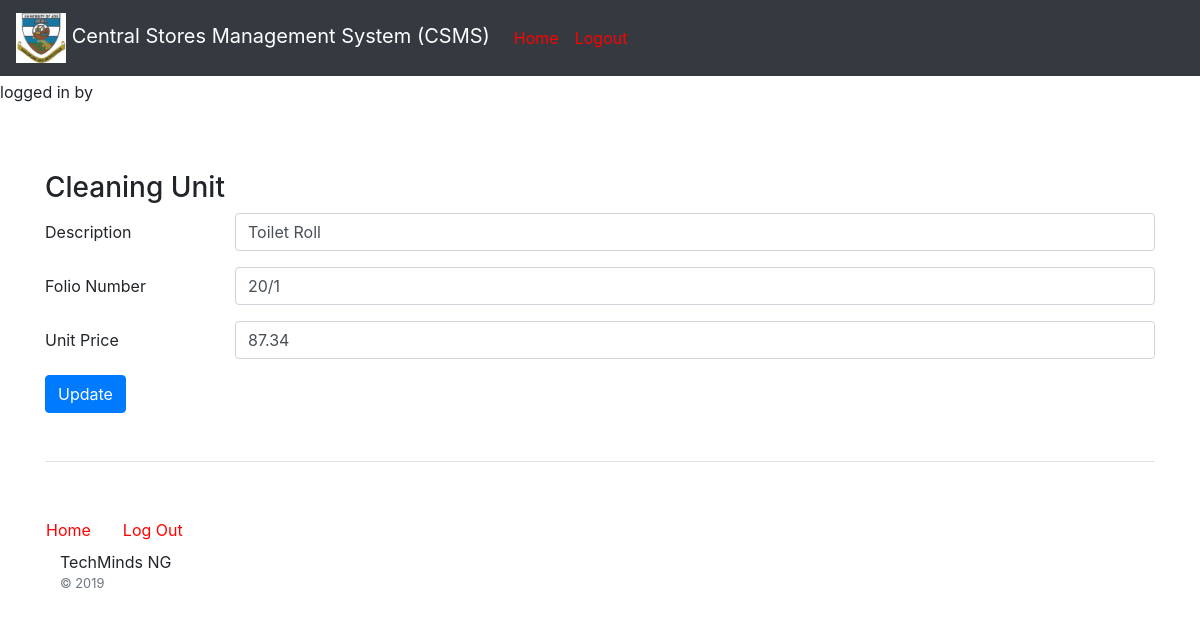
The page /edit_inventory.php?inv_name=cleaning&id=1 on the database its author committed.
### tables this page shows
CREATE TABLE `cleaning` (
  `id` int(6) NOT NULL,
  `description` varchar(30) NOT NULL,
  `folio_number` varchar(30) NOT NULL,
  `amount` float NOT NULL
);

### edit_inventory.php (the view, shortened to what this page needs)
<?php
  include("config/connection.php");
  $inv_name = $_GET['inv_name'];
  $id = $_GET['id'];
  $query = "SELECT * FROM `".$inv_name."` WHERE id=".$id;
  $item = $dbc->query($query) or die($dbc->error.__LINE__);
  $row = $item->fetch_assoc();
?>
<!DOCTYPE html>
<html lang="en">
  <?php include("headers/head.php") ?>
  <body>
    <?php include("headers/nav.php");?>
    <main role="main" class="container">
      <h3><br><br><?php echo ucwords(strtolower($inv_name));?> Unit<br></h3>
      <form id="editInventory"  method="POST" action="">
          <div class="form-group row">
            <label for="description" class="col-sm-2 col-form-label">Description</label>
            <div class="col-sm-10">
              <input type="text" name="description" class="form-control" id="description" maxlength="50" value="<?php echo $row['description']; ?>">
            </div>
          </div>
          <div class="form-group row">
            <label for="folio" class="col-sm-2 col-form-label">Folio Number</label>
            <div class="col-sm-10">
              <input type="text" id="folio" name="folio" class="form-control" id="folio" value="<?php echo $row['folio_number'];?>" placeholder="" maxlength="20">
            </div>
          </div>
          <div class="form-group row">
            <label for="amount" class="col-sm-2 col-form-label">Unit Price</label>
            <div class="col-sm-10">
              <input type="text" id="amount" name="amount" class="form-control" id="amount" value="<?php echo $row['amount'];?>" placeholder="" maxlength="10">
            </div>
          </div>
          <div class="form-group row">
          <div class="col-sm-10">
            <button type="submit" name="update" class="btn btn-primary">Update</button>
          </div>
        </div>
      </form>
    <?php include("headers/footer.php")?>
    </main>
  </body>
</html>

### css/style.css (style rules this page uses)
body { padding-top: 5rem; }

### rows shown on the page
cleaning: description "Toilet Roll", folio "20/1", amount "87.34"

### other values the page prints
$inv_name "Cleaning"
